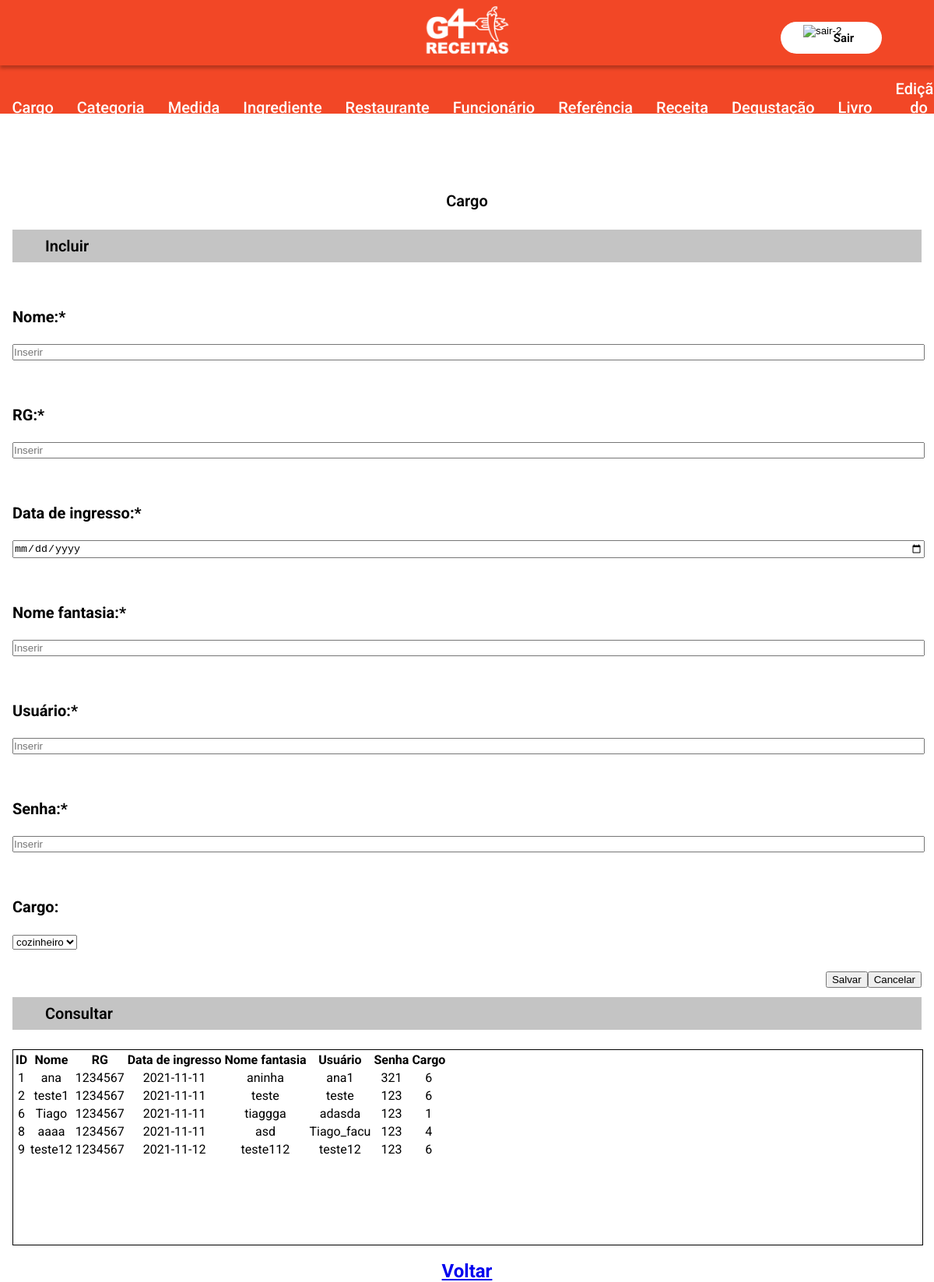
The page /funcionario/alterar.php on the database its author committed.
### tables this page shows
CREATE TABLE `g4_funcionario` (
  `id_Funcionario` int(11) NOT NULL,
  `nome` varchar(45) NOT NULL,
  `rg` char(15) NOT NULL,
  `data_ingresso` date NOT NULL,
  `nome_fantasia` varchar(20) DEFAULT NULL,
  `usuario` varchar(45) NOT NULL,
  `senha` varchar(45) NOT NULL,
  `id_Cargo` int(11) NOT NULL
);

### funcionario/alterar.php (the view, shortened to what this page needs)
<!DOCTYPE html>
<html lang="pt-br">
<head>
    <link rel="stylesheet" href="style.css">
</head>
<body>
    <?php
            include ('../includes/header.php');
            include('../model/conexao.php');
        $sql = " SELECT * FROM g4_cargo";
        try {
            $stmt = $conexao -> prepare($sql);
            $stmt -> execute();
            $results = $stmt -> fetchAll();
        }
        catch(Exception $ex){
            echo ($ex -> getMessage());
        }
    ?>
<div class="box-p">
        <div class="box-f1">
            <div class="box-f2">
                <h1>Cargo</h1>
                <h2 class="title-01">Incluir</h2>
                <form action="acaoalterar.php" method="GET" name="form" class="" >
                    <label for="nome">Nome:*</label>
                    <input required type="text" name="nome" placeholder="Inserir" value="<?php echo (isset($nome) && ($nome != null || $nome != "")) ? $nome : '';?>" />
                    <label for="rg">RG:*</label>
                    <input required type="text" name="rg" placeholder="Inserir" value="<?php echo (isset($rg) && ($rg != null || $rg != "")) ? $rg : '';?>" />
                    <label for="data">Data de ingresso:*</label>
                    <input required type="date" name="data_ingresso" placeholder="Inserir" value="<?php echo (isset($data_ingresso) && ($data_ingresso != null || $data_ingresso != "")) ? $data_ingresso : '';?>" />
                    <label for="nomefantasia">Nome fantasia:*</label>
                    <input required type="text" name="nome_fantasia" placeholder="Inserir" value="<?php echo (isset($nome_fantasia) && ($nome_fantasia != null || $nome_fantasia != "")) ? $nome_fantasia : '';?>" />
                    <label for="usuario">Usuário:*</label>
                    <input required type="text" name="usuario" placeholder="Inserir" value="<?php echo (isset($usuario) && ($usuario != null || $usuario != "")) ? $usuario : '';?>" />
                    <label for="senha">Senha:*</label>
                    <input required type="password" name="senha" placeholder="Inserir" value="<?php echo (isset($senha) && ($senha != null || $senha != "")) ? $senha : '';?>" />
                    <label for="cargo">Cargo:</label>
                    <select required id="id_Cargo" name="id_Cargo">
                        <?php foreach($results as $output) {?>
                            <option <?php echo $id_Cargo == $output["id_Cargo"]?  "selected" : ""; ?> value="<?php echo $output["id_Cargo"];?>"><?php echo $output["nome"];?></option>
                        <?php } ?>
                    </select>
                    <div class="box-btn">
                        <button type="submit" class = "">Salvar</button>
                        <button type="reset" class = "">Cancelar</button>
                    </div>
                </form>
            </div>
            <div class="box-f3">
                <h2 class="title-02">Consultar</h4>
                <div class="box-f4">
                    <div class="scroll">
                        <table>
                            <thead>
                                <tr>
                                    <th>ID</th>
                                    <th>Nome</th>
                                    <th>RG</th>
                                    <th>Data de ingresso</th>
                                    <th>Nome fantasia</th>
                                    <th>Usuário</th>
                                    <th>Senha</th>
                                    <th>Cargo</th>
                                </tr>
                            </thead>
                            <tbody>
                                <?php
                                    try {
                                        $stmt = $conexao->prepare("SELECT * FROM g4_funcionario");
                                        if ($stmt->execute()) {
                                            while ($rs = $stmt->fetch(PDO::FETCH_OBJ)) {
                                                echo "<tr>";
                                                echo "<td>$rs->id_Funcionario</td>";
                                                echo "<td>$rs->nome</td>";
                                                echo "<td>$rs->rg</td>";
                                                echo "<td>$rs->data_ingresso</td>";
                                                echo "<td>$rs->nome_fantasia</td>";
                                                echo "<td>$rs->usuario</td>";
                                                echo "<td>$rs->senha</td>";
                                                echo "<td>$rs->id_Cargo</td>";
                                            }
                                        } else {
                                    echo "Erro: Não foi possível recuperar os dados do banco de dados";
                                        }
                                    } catch (PDOException $erro) {
                                        echo "Erro: " . $erro->getMessage();
                                    }
                                ?>
                            </tbody>
                        </table>
                    </div>
                </div>
            </div>
        </div>
        <br>
        <h2><a href="./index.php">Voltar</a></h2>
    </div>
</body>
</html>

### funcionario/style.css (style rules this page uses)
body { margin: 0px; font-family: "Roboto"; }
h1, h2 { margin: 0px; }
h1 { text-align: center; font-size: 20px; font-weight: 600; }
.title-01, .title-02 { background: #c4c4c4; font-size: 20px; font-weight: 600; padding: 9px 0px 9px 42px; }
.title-01 { margin-top: 25px; }
label { display: block; margin-top: 35px; font-family: Roboto; font-style: normal; font-weight: bold; font-size: 20px; line-height: 70px; color: #000000; }
input { width: 100%; padding: 1px 0px; }
.box-p { display: grid; grid-template-columns: 1fr; justify-items: center; margin-top: 100px; }
.box-f1 { width: 1168px; }
.box-btn { display: flex; justify-content: end; margin-top: 28px; }
.box-f3 { margin-top: 12px; }
.title-02 { margin-top: 12px; }
.box-f4 { width: 100%; margin-top: 25px; border: 1px solid #000; }
table tbody tr td { margin: 0px; text-align: center; }
.scroll { width: 1168px; height: 250px; background: rgb(255, 255, 255); overflow: scroll; }

### includes/style.css (style rules this page uses)
body { width: auto; margin: 0; }

### rows shown on the page
g4_funcionario: id_Funcionario "1", nome "ana", rg "1234567", data_ingresso "2021-11-11", nome_fantasia "aninha", usuario "ana1", senha "321", id_Cargo "6"
g4_funcionario: id_Funcionario "2", nome "teste1", rg "1234567", data_ingresso "2021-11-11", nome_fantasia "teste", usuario "teste", senha "123", id_Cargo "6"
g4_funcionario: id_Funcionario "6", nome "Tiago", rg "1234567", data_ingresso "2021-11-11", nome_fantasia "tiaggga", usuario "adasda", senha "123", id_Cargo "1"
g4_funcionario: id_Funcionario "8", nome "aaaa", rg "1234567", data_ingresso "2021-11-11", nome_fantasia "asd", usuario "Tiago_facu", senha "123", id_Cargo "4"
g4_funcionario: id_Funcionario "9", nome "teste12", rg "1234567", data_ingresso "2021-11-12", nome_fantasia "teste112", usuario "teste12", senha "123", id_Cargo "6"

### other values the page prints
form field id_Cargo "cozinheiro"
